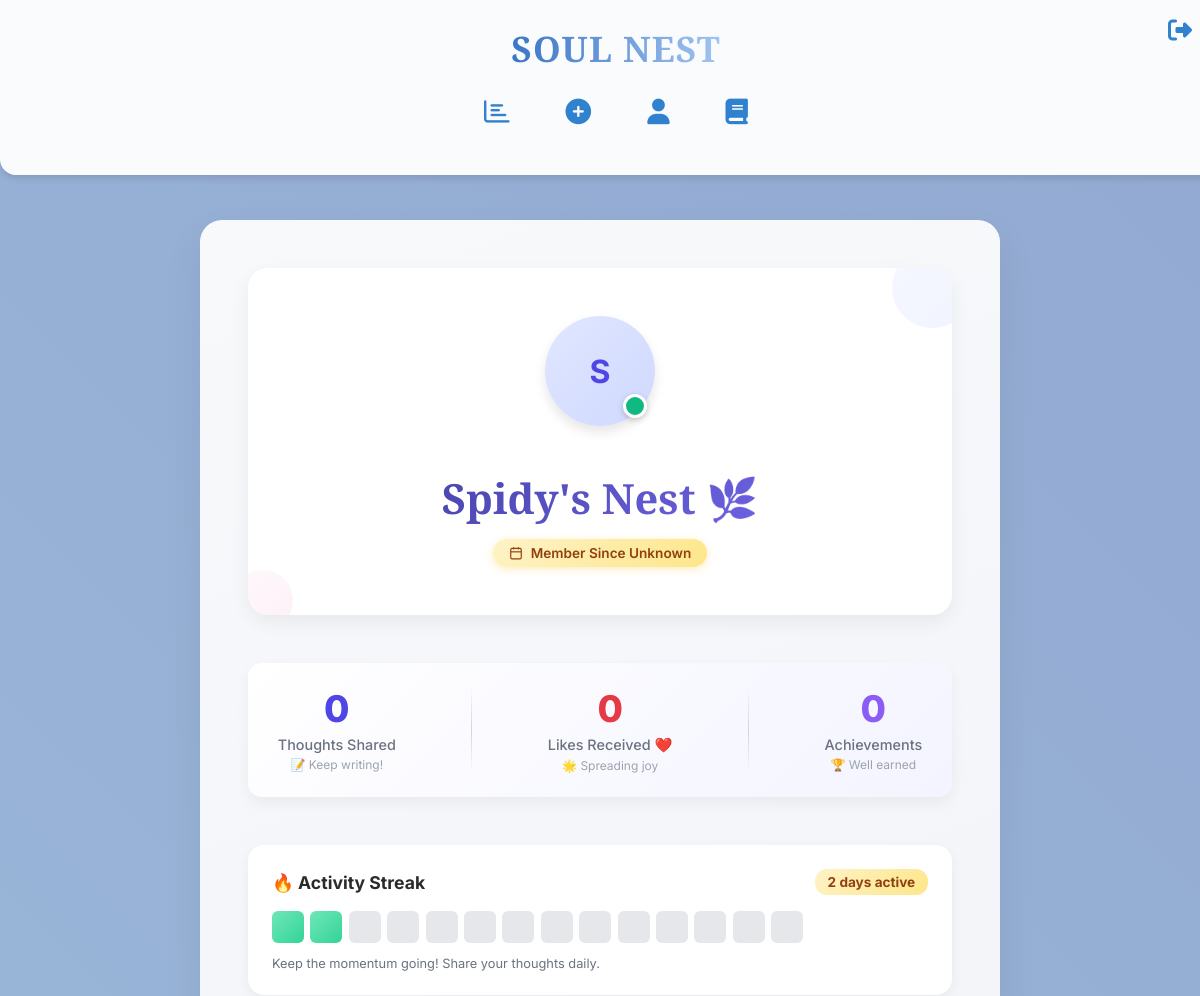
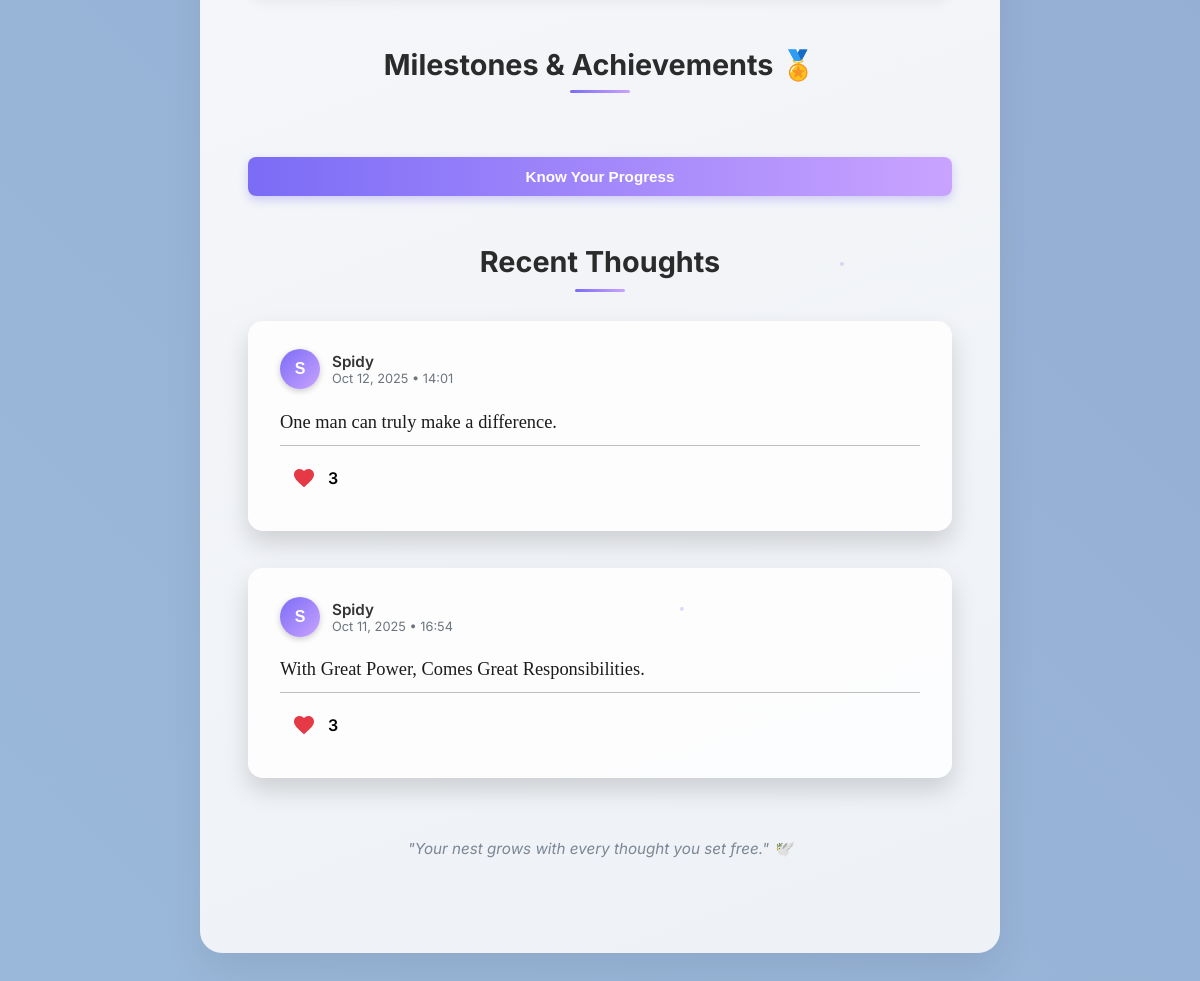
Page /profile/6 (signed in) on the committed database (2 pictures, top to bottom).
### models.py (models this page shows, shortened)
class User(db.Model, UserMixin):
    id = db.Column(db.Integer, primary_key=True)
    username = db.Column(db.String(80), nullable=False, unique=True)
    password = db.Column(db.String(200), nullable=False)
    profile_image = db.Column(db.String(200), nullable=True)
    created_at = db.Column(db.DateTime, default=datetime.utcnow)
    liked_thoughts = db.relationship(
        'Thought', secondary='likes',
        back_populates='liked_by', lazy='dynamic'
    )
    def total_likes_received(self):
        return sum(thought.liked_by.count() for thought in self.thoughts)

class Thought(db.Model):
    id = db.Column(db.Integer, primary_key=True)
    content = db.Column(db.Text, nullable=False)
    user_id = db.Column(db.Integer, db.ForeignKey('user.id'), nullable=False)
    timestamp = db.Column(db.DateTime, default=datetime.utcnow)
    mood = db.Column(db.String(50), nullable=True)
    comments = db.relationship('Comment', backref='thought', lazy='select')
    user = db.relationship('User', backref=db.backref('thoughts', lazy=True))
    liked_by = db.relationship(
        'User', secondary='likes',
        back_populates='liked_thoughts', lazy='dynamic' # Keep dynamic for efficiency
    )
    def is_liked_by(self, user):
        return self.liked_by.filter(likes.c.user_id == user.id).first() is not None
    def like_count(self):
        return self.liked_by.count()

### app.py (the view)
@app.route('/profile/<int:user_id>')
@login_required
def user_profile(user_id):
    user_to_view = User.query.get_or_404(user_id)
    user_posts = sorted(user_to_view.thoughts, key=lambda t: t.timestamp, reverse=True)
    total_likes = user_to_view.total_likes_received()
    milestones = get_milestones(user_to_view)
    return render_template(
        'profile.html',
        user=user_to_view,
        posts=user_posts,
        total_likes=total_likes,
        milestones=milestones
    )

### templates/profile.html (shortened to what this page needs)
{% extends "base.html" %}
{% from 'macros.html' import render_thought_card %}
{% block content %}
<div class="profile-container" style="
    max-width: 1000px;
    margin: 4rem auto 6rem;
    padding: 3rem 3rem 5rem;
    background: linear-gradient(160deg, #f8f9fb 0%, #eef1f6 100%);
    border-radius: 22px;
    box-shadow: 0 18px 40px rgba(0, 0, 0, 0.07);
    position: relative;
    overflow: hidden;
">
    <div class="bg-particles">
        <div class="particle"></div>
        <div class="particle"></div>
    </div>
    <div class="profile-header-card" data-aos="fade-up" style="
        text-align: center;
        padding: 3rem 2rem;
        border-radius: 20px;
        background: #ffffff;
        box-shadow: 0 8px 20px rgba(0, 0, 0, 0.06);
        margin-bottom: 3rem;
        transition: all 0.3s ease;
        position: relative;
        overflow: hidden;
    ">
        <div style="position: absolute; top: -20px; right: -20px; width: 80px; height: 80px; background: linear-gradient(135deg, #e0e7ff, #d0d8ff); border-radius: 50%; opacity: 0.3;"></div>
        <div style="position: absolute; bottom: -15px; left: -15px; width: 60px; height: 60px; background: linear-gradient(135deg, #fce7f3, #fbcfe8); border-radius: 50%; opacity: 0.3;"></div>
        <div class="profile-avatar-wrapper" style="position: relative; display: inline-block; margin-bottom: 1rem;">
            {% if user.profile_image %}
                <img src="{{ user.profile_image }}" alt="{{ user.username }}" class="profile-avatar" style="
                    width: 110px; height: 110px;
                    border-radius: 50%;
                    object-fit: cover;
                    box-shadow: 0 6px 14px rgba(79, 70, 229, 0.25);
                    border: 3px solid #ecebff;
                    transition: transform 0.3s ease;
                ">
            {% else %}
                <div class="profile-avatar" style="
                    width: 110px; height: 110px;
                    border-radius: 50%;
                    background: linear-gradient(135deg, #e0e7ff, #d0d8ff);
                    color: #4f46e5;
                    display: flex; align-items: center; justify-content: center;
                    font-size: 2rem; font-weight: 700;
                    box-shadow: 0 6px 12px rgba(0,0,0,0.1);
                    transition: transform 0.3s ease;
                ">
                    {{ user.username[0]|upper }}
                </div>
            {% endif %}
            <div style="
                position: absolute;
                bottom: 8px;
                right: 8px;
                width: 18px;
                height: 18px;
                background: #10b981;
                border: 3px solid white;
                border-radius: 50%;
                box-shadow: 0 2px 6px rgba(0,0,0,0.2);
                animation: pulse-online 2s ease-in-out infinite;
            "></div>
        </div>
        <h1 style="
            font-family: 'Playfair Display', serif;
            font-size: 2.6rem;
            color: #3b3b98;
            margin-bottom: 0.3rem;
            background: linear-gradient(135deg, #3b3b98, #7b6cf6);
            -webkit-background-clip: text;
            -webkit-text-fill-color: transparent;
            background-clip: text;
        ">
            {{ user.username }}'s Nest 🌿
        </h1>
        <div style="
            display: inline-flex;
            align-items: center;
            gap: 0.5rem;
            padding: 0.4rem 1rem;
            background: linear-gradient(135deg, #fef3c7, #fde68a);
            border-radius: 20px;
            font-size: 0.85rem;
            color: #92400e;
            font-weight: 600;
            margin-top: 0.5rem;
            box-shadow: 0 2px 8px rgba(251, 191, 36, 0.3);
        ">
            <svg width="14" height="14" viewBox="0 0 24 24" fill="none" stroke="currentColor" stroke-width="2">
                <rect x="3" y="4" width="18" height="18" rx="2" ry="2"></rect>
                <line x1="16" y1="2" x2="16" y2="6"></line>
                <line x1="8" y1="2" x2="8" y2="6"></line>
                <line x1="3" y1="10" x2="21" y2="10"></line>
            </svg>
            <span>Member Since
                {{ user.created_at.strftime('%B %Y') if user.created_at else "Unknown" }}
            </span>
        </div>
    </div>
    <div class="stats-bar" data-aos="fade-up" style="
        display: flex;
        justify-content: space-around;
        padding: 1.5rem 0;
        margin-bottom: 3rem;
        border-radius: 14px;
        background: linear-gradient(135deg, #ffffff, #f3f4ff);
        box-shadow: 0 6px 14px rgba(0, 0, 0, 0.05);
        position: relative;
    ">
        <div class="stat-item" style="text-align: center; cursor: pointer; transition: transform 0.3s ease;">
            <div class="stat-number" data-target="{{ posts|length }}" style="font-size: 2.3rem; font-weight: 800; color: #4f46e5; line-height: 1.2;">
                0
            </div>
            <div style="font-size: 0.9rem; color: #6b7280; font-weight: 500; margin-top: 0.25rem;">
                Thoughts Shared
            </div>
            <div style="font-size: 0.75rem; color: #9ca3af; margin-top: 0.3rem;">
                📝 Keep writing!
            </div>
        </div>
        <div class="stat-item" style="text-align: center; cursor: pointer; transition: transform 0.3s ease;">
            <div class="stat-number" data-target="{{ total_likes }}" style="font-size: 2.3rem; font-weight: 800; color: #e63946; line-height: 1.2;">
                0
            </div>
            <div style="font-size: 0.9rem; color: #6b7280; font-weight: 500; margin-top: 0.25rem;">
                Likes Received ❤️
            </div>
            <div style="font-size: 0.75rem; color: #9ca3af; margin-top: 0.3rem;">
                🌟 Spreading joy
            </div>
        </div>
        <div class="stat-item" style="text-align: center; cursor: pointer; transition: transform 0.3s ease;">
            <div style="font-size: 2.3rem; font-weight: 800; color: #8b5cf6; line-height: 1.2;">
                {{ (milestones|selectattr("achieved", "equalto", true)|list|length) }}
            </div>
            <div style="font-size: 0.9rem; color: #6b7280; font-weight: 500; margin-top: 0.25rem;">
                Achievements
            </div>
            <div style="font-size: 0.75rem; color: #9ca3af; margin-top: 0.3rem;">
                🏆 Well earned
            </div>
        </div>
    </div>
    <div class="activity-preview" data-aos="fade-up" style="
        background: white;
        border-radius: 16px;
        padding: 1.5rem;
        margin-bottom: 3rem;
        box-shadow: 0 4px 12px rgba(0,0,0,0.05);
    ">
        <div style="display: flex; align-items: center; justify-content: space-between; margin-bottom: 1rem;">
            <h3 style="font-size: 1.1rem; font-weight: 700; color: #2b2b2b; margin: 0;">
                🔥 Activity Streak
            </h3>
            <span style="
                padding: 0.3rem 0.8rem;
                background: linear-gradient(135deg, #fef3c7, #fde68a);
                border-radius: 12px;
                font-size: 0.85rem;
                font-weight: 700;
                color: #92400e;
            ">
                {{ posts|length }} days active
            </span>
        </div>
        <div style="display: flex; gap: 0.4rem; flex-wrap: wrap;">
            {% for i in range(14) %}
                <div class="activity-dot" style="
                    width: 32px;
                    height: 32px;
                    border-radius: 6px;
                    background: {% if i < (posts|length if posts|length < 14 else 14) %}linear-gradient(135deg, #6ee7b7, #34d399){% else %}#e5e7eb{% endif %};
                    transition: all 0.3s ease;
                    cursor: pointer;
                    position: relative;
                " title="Day {{ i + 1 }}"></div>
            {% endfor %}
        </div>
        <p style="font-size: 0.8rem; color: #6b7280; margin-top: 0.8rem; margin-bottom: 0;">
            Keep the momentum going! Share your thoughts daily.
        </p>
    </div>
    <h2 data-aos="fade-up" style="
        font-family: 'Inter', sans-serif;
        font-size: 1.8rem;
        font-weight: 700;
        color: #2b2b2b;
        text-align: center;
        margin-bottom: 2rem;
        position: relative;
    ">
        Milestones & Achievements 🏅
        <span style="
            display:block;
            width: 60px;
            height: 3px;
            background: linear-gradient(90deg, #7b6cf6, #c9a3ff);
            margin: 0.5rem auto 0;
            border-radius: 4px;
        "></span>
    </h2>
    {% if milestones|selectattr("achieved", "equalto", false)|list %}
        <button id="show-progress-btn" class="progress-btn" style="
            margin:1rem auto 0;
            display:block;
            padding:0.7rem 1.5rem;
            border:none;
            background: linear-gradient(90deg, #7b6cf6, #c9a3ff);
            color:white;
            border-radius:8px;
            cursor:pointer;
            font-weight:600;
            font-size:0.95rem;
            transition: all 0.3s ease;
            box-shadow: 0 4px 10px rgba(123,108,246,0.3);
            position: relative;
            overflow: hidden;
        ">
            <span style="position: relative; z-index: 1;">Know Your Progress</span>
        </button>
    {% endif %}
    <h2 data-aos="fade-up" style="
        font-family: 'Inter', sans-serif;
        font-size: 1.8rem;
        font-weight: 700;
        color: #2b2b2b;
        text-align: center;
        margin-top: 3rem;
        margin-bottom: 1.8rem;
    ">
        Recent Thoughts
        <span style="
            display:block;
            width: 50px;
            height: 3px;
            background: linear-gradient(90deg, #7b6cf6, #c9a3ff);
            margin: 0.6rem auto 0;
            border-radius: 4px;
        "></span>
    </h2>
    <div class="user-feed" data-aos="fade-up" style="display:flex; flex-direction:column; gap:1.5rem;">
        {% if posts %}
            {% for post in posts %}
                {{ render_thought_card(thought=post, current_user=current_user, editable=(user.id == current_user.id)) }}
            {% endfor %}
        {% endif %}
    </div>
    <p style="text-align:center; color:#7b8794; font-style:italic; margin-top:3rem; font-size:0.95rem;">
        "Your nest grows with every thought you set free." 🕊️
    </p>
</div>
{% endblock content %}

### templates/macros.html (shortened to what this page needs)
{% macro render_thought_card(thought, current_user, editable=true) %}
<div class="thought-card mood-{{ thought.mood }}" data-aos="fade-up" style="
    padding: 1.8rem 2rem;
    border-radius: 15px;
    box-shadow: 0 12px 25px rgba(0,0,0,0.15);
    transition: transform 0.3s ease, box-shadow 0.3s ease, background 0.4s ease;
"
onmouseover="this.style.transform='scale(1.03)'; this.style.boxShadow='0 18px 35px rgba(0,0,0,0.25)';"
onmouseout="this.style.transform='scale(1)'; this.style.boxShadow='0 12px 25px rgba(0,0,0,0.15)';">
    <div class="thought-header" style="display: flex; align-items: center; gap: 0.75rem; margin-bottom: 0.75rem;">
        <div style="
            width: 40px; height: 40px;
            border-radius: 50%;
            background: linear-gradient(135deg, #7b6cf6, #c9a3ff);
            display: flex; align-items: center; justify-content: center;
            font-weight: 700; color: white;
            font-family: 'Zalando Sans SemiExpanded', sans-serif;
            font-size: 1rem; text-transform: uppercase;
            box-shadow: 0 2px 6px rgba(0,0,0,0.2);
        ">
            {{ thought.user.username[0] }}
        </div>
        <div>
            <div style="font-weight: 600; font-size: 0.95rem; color: #333;">
                {{ thought.user.username }}
            </div>
            <div style="font-size: 0.8rem; color: #6c757d;">
                {{ thought.timestamp.strftime('%b %d, %Y • %H:%M') }}
            </div>
        </div>
    </div>
    <p class="thought-content" style="
        font-family: 'PT Serif', serif;
        font-size: 1.15rem; color: #1c1c1c; font-weight: 500;
        line-height: 1.6; margin-bottom: 0.5rem;
    ">
        {{ thought.content }}
    </p>
    <div style="height:1px; background:#b0aeaec6; margin-top:0.5rem; margin-bottom:0.5rem; width:100%;"></div>
    <div class="thought-footer" style="display: flex; justify-content: space-between; align-items: center;">
        <div class="like-section" style="display:flex; align-items:center; gap:0.003rem;">
            <button type="button"
                    class="heart-icon {% if thought.is_liked_by(current_user) %}liked{% endif %}"
                    data-id="{{ thought.id }}"
                    onclick="toggleLike(this)"
                style="background:none; border:none; cursor:pointer; display:flex; align-items:center; gap:0.2rem;">
                <svg width="24" height="24" viewBox="0 0 24 24" fill="{% if thought.is_liked_by(current_user) %}#e63946{% else %}#d3d3d3{% endif %}" xmlns="http://www.w3.org/2000/svg">
                    <path d="M12 21.35l-1.45-1.32C5.4 15.36 2 12.28 2 8.5 2 5.42 4.42 3 7.5 3c1.74 0 3.41 0.81 4.5 2.09C13.09 3.81 14.76 3 16.5 3 19.58 3 22 5.42 22 8.5c0 3.78-3.4 6.86-8.55 11.54L12 21.35z"/>
                </svg>
            </button>
            <span id="like-count-{{ thought.id }}" style="font-weight:600;">{{ thought.like_count() }}</span>
        </div>
    </div>
</div>
{% endmacro %}

### rows in the picture
User: username "S", username "Spidy", created_at "Unknown", user "S", user.username "Spidy"
Thought: timestamp "Oct 12, 2025 • 14:01", content "One man can truly make a difference.", like_count "3"
Thought: timestamp "Oct 11, 2025 • 16:54", content "With Great Power, Comes Great Responsibilities.", like_count "3"

### other values in the picture
{{ (milestones|selectattr("achieved", "equalto", true)|list|length) }} "0"
{{ posts|length }} "2"
